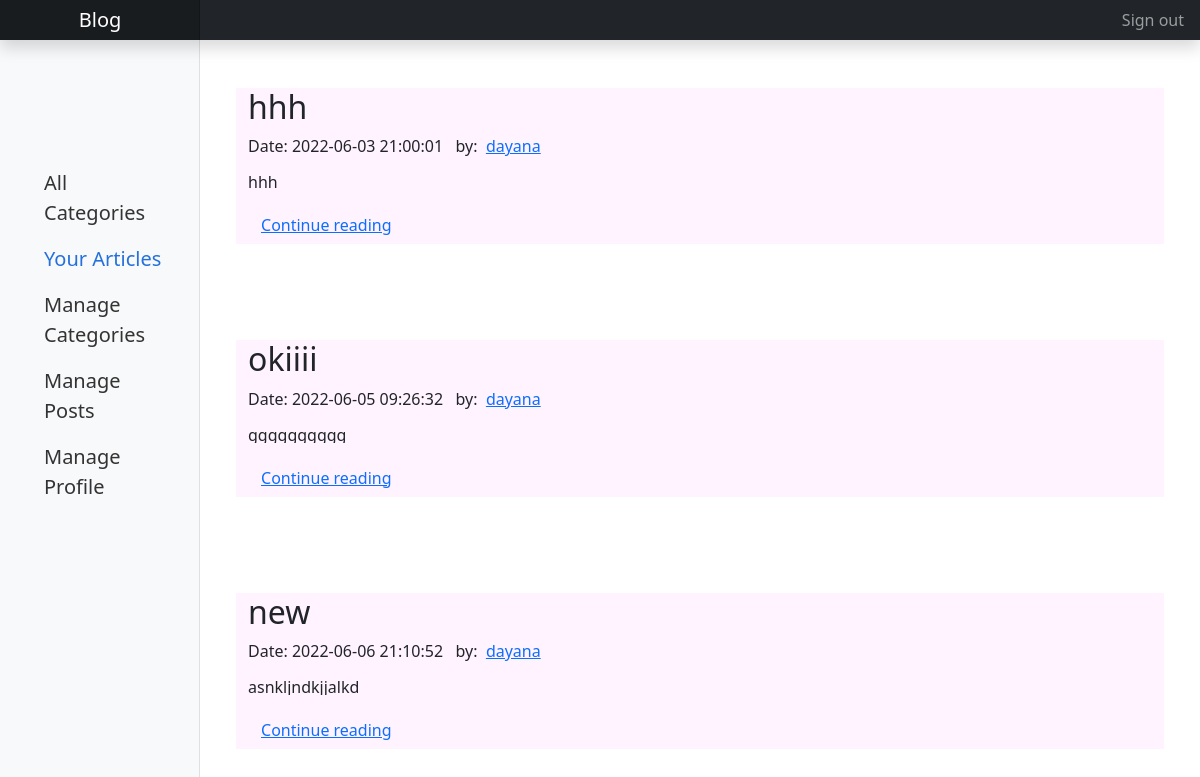
Screenshot of /?url=/pages/yourArticles (signed in) with the database file from the repository.
### tables this page shows
CREATE TABLE `posts` (
  `postID` int(11) NOT NULL,
  `userID` int(11) NOT NULL,
  `title` varchar(255) NOT NULL,
  `image` varchar(255) NOT NULL,
  `body` text NOT NULL,
  `published` tinyint(1) NOT NULL,
  `createdAt` timestamp NOT NULL DEFAULT CURRENT_TIMESTAMP ON UPDATE CURRENT_TIMESTAMP
);

CREATE TABLE `users` (
  `userID` int(11) NOT NULL,
  `username` varchar(255) NOT NULL,
  `email` varchar(255) NOT NULL,
  `type` varchar(255) NOT NULL,
  `password` varchar(255) NOT NULL
);

### controllers/Pages.php (called while the page is built, shortened)
<?php
class Pages extends Controller {
    public function yourArticles() {
        $this->view('yourArticles');
    }
}

### utility/core.php (called while the page is built, shortened)
<?php
  class Core {
    protected $currentMethod = 'index';
    public function __construct(){
      $url = $this->getUrl();
      if(file_exists('controllers/' . ucwords($url[0]). '.php')){
        unset($url[0]);
      }
      $this->currentController = new $this->currentController;
      if(isset($url[1])){
        if(method_exists($this->currentController, $url[1])){
          $this->currentMethod = $url[1];
          unset($url[1]);
        }
      }
      $this->params = $url ? array_values($url) : [];
      call_user_func_array([$this->currentController, $this->currentMethod], $this->params);
    }
    public function getUrl(){
      if(isset($_GET['url'])){
        $url = rtrim($_GET['url'], '/');
        $url = filter_var($url, FILTER_SANITIZE_URL);
        $url = array_values(array_filter(explode('/', $url), function ($str) {
          return !empty($str);
        }));
        return $url;
      }
    }
  }

### require.php (called while the page is built, shortened)
<?php
require_once './utility/core.php';
require_once('./controllers/get.php');
$init = new Core();

### index.php (called while the page is built)
<?php
    require_once 'require.php';

### controllers/get.php (called while the page is built, shortened)
<?php
function getPostByYou($userID)
{
    $database = new Database();
    $db = $database->getConnection();
    $sql = "SELECT users.username, posts.title, posts.postID, posts.body, posts.createdAt, posts.published, posts.image FROM users INNER JOIN posts ON users.userID=posts.userID WHERE posts.userID=$userID";
    $result = $db->query($sql);
    while ($row = $result->fetchAll(PDO::FETCH_ASSOC)) {
        return $row;
    }
}

### views/yourArticles.php (the view, shortened to what this page needs)
<?php require_once('./controllers/get.php');
?>
<!DOCTYPE html>
<html lang="en">
<head>
    <link rel="stylesheet" href="https://cdn.jsdelivr.net/npm/bootstrap-icons@1.8.1/font/bootstrap-icons.css">
    <link href="http://localhost:8012/blog/css/main.min.css?ts=<?= time() ?>" rel="stylesheet">
</head>
<body>
    <body>
        <header class="navbar navbar-dark sticky-top bg-dark flex-md-nowrap p-0 shadow">
            <a class="navbar-brand col-12 col-md-3 col-lg-2 me-0 px-3 text-center" href="http://localhost:8012/blog">Blog</a>
            <div class="navbar-nav">
                <div class="nav-item text-nowrap">
                    <?php if (isset($_SESSION['user']['type'])) { ?> <a class="nav-link px-3" href="http://localhost:8012/blog/?url=/users/logout">Sign out</a> <?php } else { ?>
                        <a class="nav-link px-3" href="http://localhost:8012/blog/?url=/users/logout">Sign in</a> <?php } ?>
                </div>
            </div>
        </header>
        <div class="container-fluid">
            <div class="row">
                <nav id="sidebarMenu" class="col-md-3 col-lg-2 d-md-block bg-light sidebar collapse">
                    <div class="position-sticky pt-3">
                        <ul class="nav flex-column fs-5 pt-lg-5 my-5 ps-lg-3">
                            <li class="nav-item">
                                <a class="nav-link" href="http://localhost:8012/blog/?url=/pages/categories">
                                    All Categories
                                </a>
                            </li>
                            <?php if (isset($_SESSION['user']['type'])) { ?>
                                <li class="nav-item">
                                    <a class="nav-link active" aria-current="page" href="http://localhost:8012/blog/?url=/pages/yourArticles">
                                        Your Articles
                                    </a>
                                </li>
                                <li class="nav-item">
                                    <a class="nav-link" href="http://localhost:8012/blog/?url=/pages/ManageCategories">
                                        Manage Categories
                                    </a>
                                </li>
                                <li class="nav-item">
                                    <a class="nav-link" href="http://localhost:8012/blog/?url=/pages/ManagePosts">
                                        Manage Posts
                                    </a>
                                </li>
                                <li class="nav-item">
                                    <a class="nav-link" href="#">
                                        Manage Profile
                                    </a>
                                </li>
                            <?php } ?>
                        </ul>
                    </div>
                </nav>
                <main class="col-md-9 ms-sm-auto col-lg-10 px-md-4">
                    <?php if (isset($_SESSION['user']['type'])) { ?>
                        <?php
                        $userID = $_SESSION['user']['userID'];
                        $posts = getPostByYou($userID);
                        ?>
                        <section>
                            <div class="container-fluid">
                                <div class="row">
                                    <?php if (sizeof($posts) > 0) {
                                        foreach ($posts as $post) : ?>
                                            <article class="blog-post my-5 cardcolor">
                                                <h2 class="blog-post-title"><?php echo $post['title'] ?></h2>
                                                <p class="blog-post-meta"><?php echo 'Date:&nbsp;' . $post['createdAt'] . '&nbsp;&nbsp; by: &nbsp;' ?><a href="#"><?php echo $post['username'] ?></a></p>
                                                <p class="text"><?php echo $post['body']; ?></p>
                                                <button type="button" data-bs-target="#continueReading<?php echo $post['postID'] ?>" data-bs-toggle="modal" class="btn btn-link">Continue reading</button>
                                            </article>
                                        <?php endforeach ?>
                                    <?php } else { ?>
                                        <p class="h1 text-primary fw-bold text-center my-5"> No Articles Yet!</p>
                                    <?php } ?>
                                </div>
                            </div>
                        </section>
                    <?php } else { ?>
                        <p>Sign in</p>
                    <?php } ?>
                </main>
            </div>
        </div>
    </body>
</html>

### rows the page displays
posts: title "hhh", createdAt "2022-06-03 21:00:01", userID.username "dayana", body "hhh"
posts: title "okiiii", createdAt "2022-06-05 09:26:32", userID.username "dayana", body "gggggggggg"
posts: title "new", createdAt "2022-06-06 21:10:52", userID.username "dayana", body "asnkljndkjjalkd"
